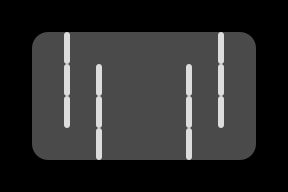

Tiled map render using the project's own tile images. Description and the whole map definition, tile-layer contents included, below:
An orthogonal 9x6 tile map with 32x32 px tiles, 4 tile layers (grid, walls, cellrounded, zonemap) and 6 objects (4x goal, player, destroyer).

<map version="1.0" orientation="orthogonal" renderorder="right-down" width="9" height="6" tilewidth="32" tileheight="32" nextobjectid="8">
 <properties>
  <property name="_mode" value="" />
  <property name="_title" value="test" />
  <property name="_zone" value="" />
 </properties>
 <tileset firstgid="1" name="cells" tilewidth="32" tileheight="32">
  <image source="../cells.png" trans="ff00ff" width="128" height="384" />
 </tileset>
 <layer name="grid" width="9" height="6">
  <data>
   <tile gid="16" />
   <tile gid="16" />
   <tile gid="16" />
   <tile gid="16" />
   <tile gid="16" />
   <tile gid="16" />
   <tile gid="16" />
   <tile gid="16" />
   <tile gid="16" />
   <tile gid="16" />
   <tile gid="1" />
   <tile gid="1" />
   <tile gid="1" />
   <tile gid="1" />
   <tile gid="1" />
   <tile gid="1" />
   <tile gid="1" />
   <tile gid="16" />
   <tile gid="16" />
   <tile gid="1" />
   <tile gid="1" />
   <tile gid="1" />
   <tile gid="1" />
   <tile gid="1" />
   <tile gid="1" />
   <tile gid="1" />
   <tile gid="16" />
   <tile gid="16" />
   <tile gid="1" />
   <tile gid="1" />
   <tile gid="1" />
   <tile gid="1" />
   <tile gid="1" />
   <tile gid="1" />
   <tile gid="1" />
   <tile gid="16" />
   <tile gid="16" />
   <tile gid="1" />
   <tile gid="1" />
   <tile gid="1" />
   <tile gid="1" />
   <tile gid="1" />
   <tile gid="1" />
   <tile gid="1" />
   <tile gid="16" />
   <tile gid="16" />
   <tile gid="16" />
   <tile gid="16" />
   <tile gid="16" />
   <tile gid="16" />
   <tile gid="16" />
   <tile gid="16" />
   <tile gid="16" />
   <tile gid="16" />
  </data>
 </layer>
 <layer name="walls" width="9" height="6">
  <data>
   <tile gid="0" />
   <tile gid="0" />
   <tile gid="0" />
   <tile gid="0" />
   <tile gid="0" />
   <tile gid="0" />
   <tile gid="0" />
   <tile gid="0" />
   <tile gid="0" />
   <tile gid="0" />
   <tile gid="0" />
   <tile gid="3" />
   <tile gid="0" />
   <tile gid="0" />
   <tile gid="0" />
   <tile gid="2" />
   <tile gid="0" />
   <tile gid="0" />
   <tile gid="0" />
   <tile gid="0" />
   <tile gid="3" />
   <tile gid="3" />
   <tile gid="0" />
   <tile gid="2" />
   <tile gid="2" />
   <tile gid="0" />
   <tile gid="0" />
   <tile gid="0" />
   <tile gid="0" />
   <tile gid="3" />
   <tile gid="3" />
   <tile gid="0" />
   <tile gid="2" />
   <tile gid="2" />
   <tile gid="0" />
   <tile gid="0" />
   <tile gid="0" />
   <tile gid="0" />
   <tile gid="0" />
   <tile gid="3" />
   <tile gid="0" />
   <tile gid="2" />
   <tile gid="0" />
   <tile gid="0" />
   <tile gid="0" />
   <tile gid="0" />
   <tile gid="0" />
   <tile gid="0" />
   <tile gid="0" />
   <tile gid="0" />
   <tile gid="0" />
   <tile gid="0" />
   <tile gid="0" />
   <tile gid="0" />
  </data>
 </layer>
 <layer name="cellrounded" width="9" height="6">
  <data>
   <tile gid="0" />
   <tile gid="0" />
   <tile gid="0" />
   <tile gid="0" />
   <tile gid="0" />
   <tile gid="0" />
   <tile gid="0" />
   <tile gid="0" />
   <tile gid="0" />
   <tile gid="0" />
   <tile gid="17" />
   <tile gid="0" />
   <tile gid="0" />
   <tile gid="0" />
   <tile gid="0" />
   <tile gid="0" />
   <tile gid="18" />
   <tile gid="0" />
   <tile gid="0" />
   <tile gid="0" />
   <tile gid="0" />
   <tile gid="0" />
   <tile gid="0" />
   <tile gid="0" />
   <tile gid="0" />
   <tile gid="0" />
   <tile gid="0" />
   <tile gid="0" />
   <tile gid="0" />
   <tile gid="0" />
   <tile gid="0" />
   <tile gid="0" />
   <tile gid="0" />
   <tile gid="0" />
   <tile gid="0" />
   <tile gid="0" />
   <tile gid="0" />
   <tile gid="19" />
   <tile gid="0" />
   <tile gid="0" />
   <tile gid="0" />
   <tile gid="0" />
   <tile gid="0" />
   <tile gid="20" />
   <tile gid="0" />
   <tile gid="0" />
   <tile gid="0" />
   <tile gid="0" />
   <tile gid="0" />
   <tile gid="0" />
   <tile gid="0" />
   <tile gid="0" />
   <tile gid="0" />
   <tile gid="0" />
  </data>
 </layer>
 <layer name="zonemap" width="9" height="6">
  <data>
   <tile gid="0" />
   <tile gid="0" />
   <tile gid="0" />
   <tile gid="0" />
   <tile gid="0" />
   <tile gid="0" />
   <tile gid="0" />
   <tile gid="0" />
   <tile gid="0" />
   <tile gid="0" />
   <tile gid="0" />
   <tile gid="0" />
   <tile gid="0" />
   <tile gid="0" />
   <tile gid="0" />
   <tile gid="0" />
   <tile gid="0" />
   <tile gid="0" />
   <tile gid="0" />
   <tile gid="0" />
   <tile gid="0" />
   <tile gid="0" />
   <tile gid="0" />
   <tile gid="0" />
   <tile gid="0" />
   <tile gid="0" />
   <tile gid="0" />
   <tile gid="0" />
   <tile gid="0" />
   <tile gid="0" />
   <tile gid="0" />
   <tile gid="0" />
   <tile gid="0" />
   <tile gid="0" />
   <tile gid="0" />
   <tile gid="0" />
   <tile gid="0" />
   <tile gid="0" />
   <tile gid="0" />
   <tile gid="0" />
   <tile gid="0" />
   <tile gid="0" />
   <tile gid="0" />
   <tile gid="0" />
   <tile gid="0" />
   <tile gid="0" />
   <tile gid="0" />
   <tile gid="0" />
   <tile gid="0" />
   <tile gid="0" />
   <tile gid="0" />
   <tile gid="0" />
   <tile gid="0" />
   <tile gid="0" />
  </data>
 </layer>
 <objectgroup name="players">
  <object id="1" type="player" x="47.8058" y="46.9886" />
 </objectgroup>
 <objectgroup name="enemies">
  <object id="2" type="destroyer" x="241.072" y="46.58" />
 </objectgroup>
 <objectgroup name="items">
  <object id="3" type="goal" x="144.235" y="48.623" />
  <object id="5" type="goal" x="145.869" y="80.9022" />
  <object id="6" type="goal" x="115.224" y="81.3108" />
  <object id="7" type="goal" x="113.59" y="51.4832" />
 </objectgroup>
 <objectgroup name="powerups" />
 <objectgroup name="portals" />
 <objectgroup name="cells" />
</map>
